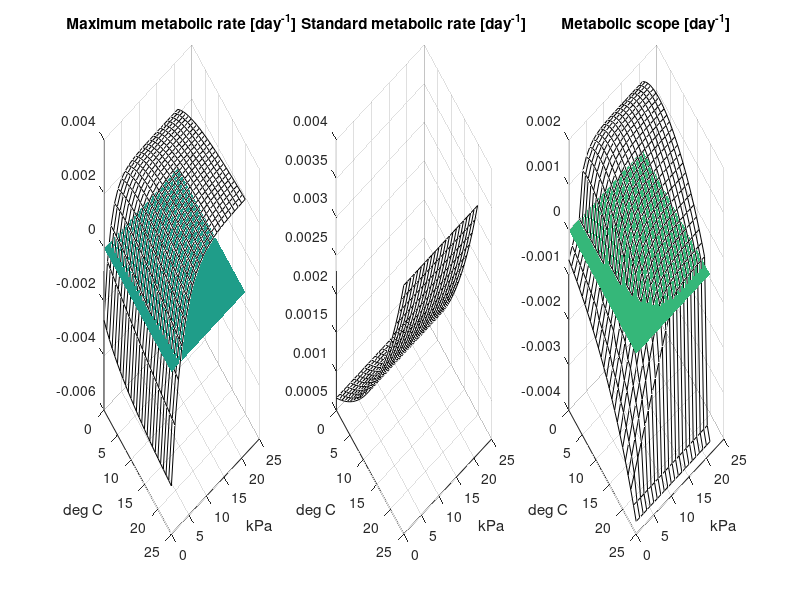

The MATLAB script that drew this image:
t = 0:1:25; % [degree C] temperature
Cw = 0:1:21; % [kPa] Oxygen partial pressure in the water

[O,T] = meshgrid(Cw,t); % [kPa - degree C] Mesh with the values of both points at each node

T0 = 9.3e-4; % [day^-1] standard metabolic rate of fish at 15 degrees
Topt = 5;
% M0 = 0.5; % [day^-1] maximum  metabolic rate of fish at 15 degrees

% Topt = 15; % [degree C] Optimal temperature for the fish
% Tcrit = 45; % [degree C] Temperature at which the fish dies

eps = 6; % [degC] try, temperature at which MS = 0
a = 0.004;
Km = 5;

Q10 = 2; % [-] Q10 for the increase in standard metabolic rate
K = @(temp) 0.381*exp(5.7018.*(25-temp)./(temp+273.15))*0.75; % [mg / L / kPa] Henry's constant
aM = @(temp) -1.13*K(temp); % [/kPa] coefficient for the dependency in O2 -  decrease aM increases tolerance to hypoxia, i.e. decreases pcrit
bM = @(temp) 0.8;%0.28;  % [-]

S = @(temp) T0*Q10.^((temp-Topt)/10);
M = @(temp,O2) a*(temp+eps)./(Km+temp+eps).*(1-exp(aM(temp).*O2).*exp(bM(temp)));%*(0.05*(temp-Topt)+7);


% SMR = S(t); SMR = repmat(SMR,size(Cw,2),1); %standard metabolic rate
% MMR = zeros(size(t,2),size(Cw,2)); % maximum metabolic rate
% for ii=1:size(t,2)
%     for jj=1:size(Cw,2)
%         MMR(ii,jj) = M(t(ii),Cw(jj));
%     end
% end
MMR = M(T,O);
SMR = S(T);
MS = M(T,O) - S(T); % [day^-1] Metabolic scope at each possible point

for k = 1:size(t,2)
    p = min(Cw(MS(k,:)>0)); % min O2 where MS>0
%     pcrit(k) = p; %in case we need it
    if size(p,2)==1 %i.e. if it is not an empty thingy
        [~,index] = min(abs(Cw-p));
        MS(k,1:index) = linspace(-SMR(k),0,index);
    else
        MS(k,:) = -SMR(k);
    end
end


%%
figure
subplot(131)
surf(Cw,t,MMR,'FaceColor','none')
xlabel('kPa')
ylabel('deg C')
set(gca,'ydir','reverse')
title('Maximum metabolic rate [day^-^1]')
hold on
surf(Cw,t,zeros(size(Cw,2),size(t,2))','LineStyle','none')
hold off

subplot(132)
surf(Cw,t,SMR,'FaceColor','none')
xlabel('kPa')
ylabel('deg C')
set(gca,'ydir','reverse')
title('Standard metabolic rate [day^-^1]')

subplot(133)
surf(Cw,t,MS,'FaceColor','none')
xlabel('kPa')
ylabel('deg C')
set(gca,'ydir','reverse')
title('Metabolic scope [day^-^1]')
hold on
surf(Cw,t,zeros(size(Cw,2),size(t,2))','LineStyle','none')
hold off
